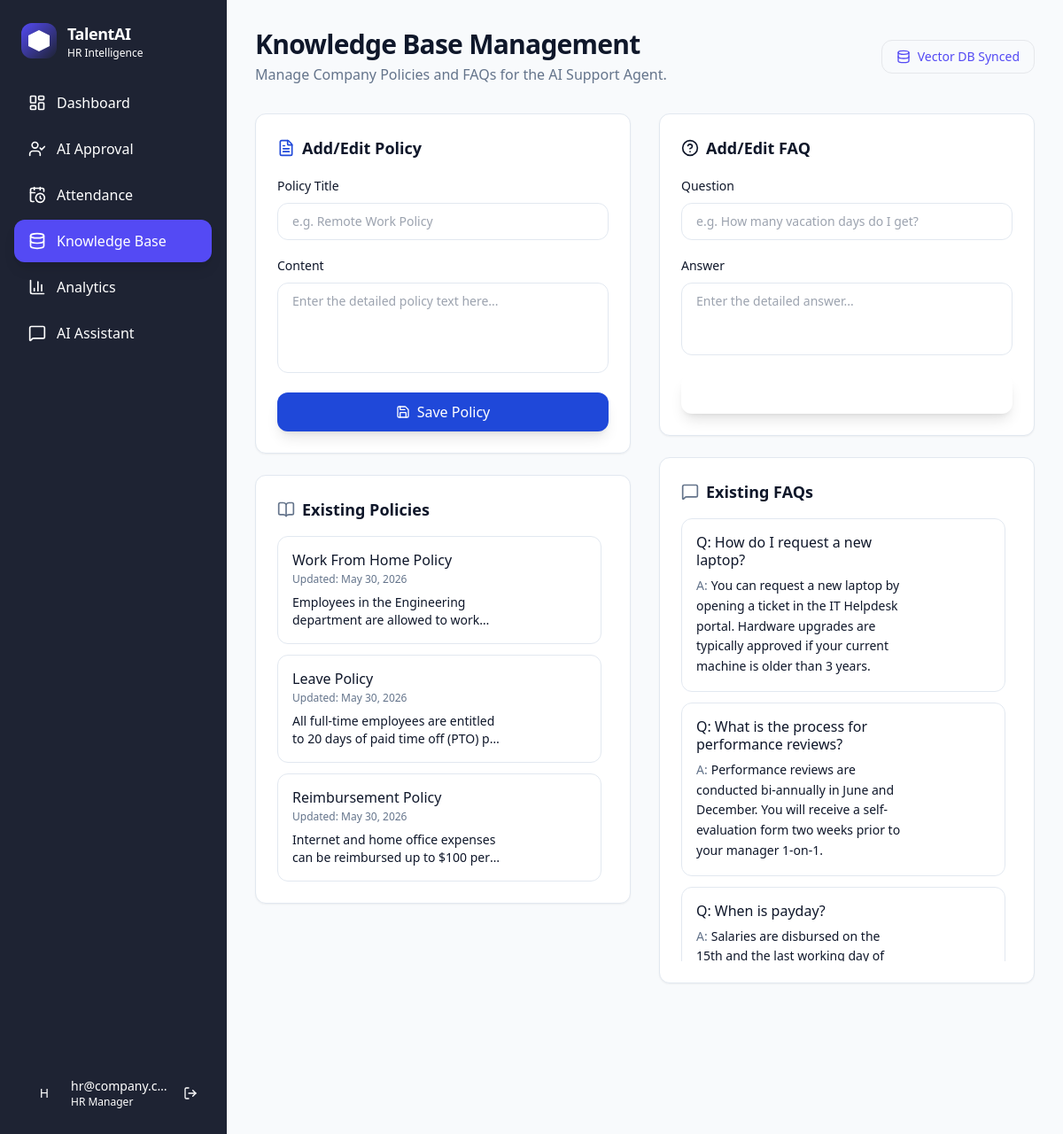
The page /hr/manage/ (signed in) on the database its author committed.
### core/models.py (models this page shows, shortened)
class CompanyPolicy(models.Model):
    title = models.CharField(max_length=255)
    content = models.TextField()
    last_updated = models.DateTimeField(auto_now=True)
    class Meta:
        verbose_name_plural = "Company Policies"

class FAQ(models.Model):
    question = models.CharField(max_length=500)
    answer = models.TextField()
    class Meta:
        verbose_name = "FAQ"

### core/views.py (the view, shortened to what this page needs)
# urls.py: path("hr/manage/", views.hr_data_management_view, name="hr_manage_data"),
@login_required
@user_passes_test(is_hr_check)
def hr_data_management_view(request):
    policies = CompanyPolicy.objects.all()
    faqs = FAQ.objects.all()
    employees = EmployeeProfile.objects.filter(is_hr=False)
    return render(request, "hr_manage_data.html", {
        "policies": policies,
        "faqs": faqs,
        "employees": employees
    })

### core/views.py (called while the page is built)
def is_hr_check(user):
    return user.is_authenticated and hasattr(user, 'employeeprofile') and user.employeeprofile.is_hr

### core/templates/hr_manage_data.html (shortened to what this page needs)
{% extends "base.html" %}
{% block content %}
<div class="p-8 max-w-7xl mx-auto space-y-8 animate-in fade-in duration-500">
    <div class="flex items-center justify-between">
        <div>
            <h2 class="text-3xl font-bold tracking-tight">Knowledge Base Management</h2>
            <p class="text-muted-foreground mt-1">Manage Company Policies and FAQs for the AI Support Agent.</p>
        </div>
        <div class="px-4 py-2 bg-accent/10 text-accent rounded-lg border border-accent/20 flex items-center gap-2">
            <i data-lucide="database" class="w-4 h-4"></i>
            <span class="text-sm font-medium">Vector DB Synced</span>
        </div>
    </div>
    <div class="grid grid-cols-1 lg:grid-cols-2 gap-8">
        <div class="space-y-6">
            <div class="bg-card rounded-xl border border-border p-6 shadow-sm relative overflow-hidden">
                <div class="absolute inset-0 bg-gradient-to-br from-primary/5 to-transparent pointer-events-none"></div>
                <h3 class="font-semibold text-lg mb-4 flex items-center gap-2">
                    <i data-lucide="file-text" class="w-5 h-5 text-primary"></i>
                    Add/Edit Policy
                </h3>
                <form method="post" action="{% url 'core:hr_manage_data' %}" id="policyForm" class="space-y-4 relative z-10">
                    <div class="space-y-2">
                        <label class="text-sm font-medium text-foreground">Policy Title</label>
                        <input type="text" name="title" id="policy_title_input" class="w-full px-4 py-2.5 bg-input-background border border-border rounded-lg focus:outline-none focus:ring-2 focus:ring-ring transition-shadow text-sm" required placeholder="e.g. Remote Work Policy">
                    </div>
                    <div class="space-y-2">
                        <label class="text-sm font-medium text-foreground">Content</label>
                        <textarea name="content" id="policy_content_input" rows="4" class="w-full px-4 py-2.5 bg-input-background border border-border rounded-lg focus:outline-none focus:ring-2 focus:ring-ring transition-shadow text-sm resize-none" required placeholder="Enter the detailed policy text here..."></textarea>
                    </div>
                    <button type="submit" class="w-full py-2.5 bg-primary text-primary-foreground font-medium rounded-lg hover:opacity-90 transition-all shadow-lg shadow-primary/20 flex items-center justify-center gap-2">
                        <i data-lucide="save" class="w-4 h-4"></i>
                        <span id="policy-submit-text">Save Policy</span>
                    </button>
                </form>
            </div>
            <div class="bg-card rounded-xl border border-border p-6 shadow-sm">
                <h3 class="font-semibold text-lg mb-4 flex items-center gap-2">
                    <i data-lucide="book-open" class="w-5 h-5 text-muted-foreground"></i>
                    Existing Policies
                </h3>
                <div class="space-y-3 max-h-[500px] overflow-y-auto pr-2">
                    {% for p in policies %}
                    <div class="p-4 rounded-lg bg-secondary/30 border border-border hover:border-primary/30 transition-colors group">
                        <div class="flex justify-between items-start gap-4">
                            <div class="flex-1">
                                <h4 class="font-medium text-foreground leading-tight">{{ p.title }}</h4>
                                <p class="text-xs text-muted-foreground mt-1 mb-2">Updated: {{ p.last_updated|date:"M d, Y" }}</p>
                                <p class="text-sm text-foreground/80 line-clamp-2">{{ p.content }}</p>
                            </div>
                        </div>
                    </div>
                    {% empty %}
                    <div class="text-center p-6 text-muted-foreground text-sm border-2 border-dashed border-border rounded-lg bg-secondary/10">
                        No policies found.
                    </div>
                    {% endfor %}
                </div>
            </div>
        </div>
        <div class="space-y-6">
            <div class="bg-card rounded-xl border border-border p-6 shadow-sm relative overflow-hidden">
                <div class="absolute inset-0 bg-gradient-to-br from-chart-2/5 to-transparent pointer-events-none"></div>
                <h3 class="font-semibold text-lg mb-4 flex items-center gap-2">
                    <i data-lucide="help-circle" class="w-5 h-5 text-chart-2"></i>
                    Add/Edit FAQ
                </h3>
                <form method="post" action="{% url 'core:hr_manage_data' %}" id="faqForm" class="space-y-4 relative z-10">
                    <div class="space-y-2">
                        <label class="text-sm font-medium text-foreground">Question</label>
                        <input type="text" name="question" id="faq_question_input" class="w-full px-4 py-2.5 bg-input-background border border-border rounded-lg focus:outline-none focus:ring-2 focus:ring-ring transition-shadow text-sm" required placeholder="e.g. How many vacation days do I get?">
                    </div>
                    <div class="space-y-2">
                        <label class="text-sm font-medium text-foreground">Answer</label>
                        <textarea name="answer" id="faq_answer_input" rows="3" class="w-full px-4 py-2.5 bg-input-background border border-border rounded-lg focus:outline-none focus:ring-2 focus:ring-ring transition-shadow text-sm resize-none" required placeholder="Enter the detailed answer..."></textarea>
                    </div>
                    <button type="submit" class="w-full py-2.5 bg-chart-2 text-white font-medium rounded-lg hover:opacity-90 transition-all shadow-lg shadow-chart-2/20 flex items-center justify-center gap-2">
                        <i data-lucide="save" class="w-4 h-4"></i>
                        <span id="faq-submit-text">Save FAQ</span>
                    </button>
                </form>
            </div>
            <div class="bg-card rounded-xl border border-border p-6 shadow-sm">
                <h3 class="font-semibold text-lg mb-4 flex items-center gap-2">
                    <i data-lucide="message-square" class="w-5 h-5 text-muted-foreground"></i>
                    Existing FAQs
                </h3>
                <div class="space-y-3 max-h-[500px] overflow-y-auto pr-2">
                    {% for f in faqs %}
                    <div class="p-4 rounded-lg bg-secondary/30 border border-border hover:border-chart-2/30 transition-colors group">
                        <div class="flex justify-between items-start gap-4">
                            <div class="flex-1">
                                <h4 class="font-medium text-foreground leading-tight mb-2"><span class="text-chart-2 mr-1">Q:</span>{{ f.question }}</h4>
                                <p class="text-sm text-foreground/80 leading-relaxed"><span class="text-muted-foreground mr-1">A:</span>{{ f.answer }}</p>
                            </div>
                        </div>
                    </div>
                    {% empty %}
                    <div class="text-center p-6 text-muted-foreground text-sm border-2 border-dashed border-border rounded-lg bg-secondary/10">
                        No FAQs found.
                    </div>
                    {% endfor %}
                </div>
            </div>
        </div>
    </div>
</div>
{% endblock %}

### core/templates/base.html (shortened to what this page needs)
<!DOCTYPE html>
<html lang="en">
<head>
    <script src="https://cdn.tailwindcss.com"></script>
</head>
<body class="bg-background text-foreground overflow-hidden">
    <div class="h-screen w-full flex">
        <aside class="w-64 bg-sidebar text-sidebar-foreground flex flex-col border-r border-sidebar-border shrink-0">
          <div class="p-6">
            <a href="{% url 'core:dashboard' %}" class="flex items-center gap-3">
              <div class="w-10 h-10 rounded-xl bg-gradient-to-br from-accent to-chart-2 flex items-center justify-center">
                <div class="w-6 h-6 bg-white rounded" style="clip-path: polygon(50% 0%, 100% 25%, 100% 75%, 50% 100%, 0% 75%, 0% 25%)"></div>
              </div>
              <div>
                <h1 class="text-lg tracking-tight font-semibold">TalentAI</h1>
                <p class="text-xs text-sidebar-foreground/60">HR Intelligence</p>
              </div>
            </a>
          </div>
          <nav class="flex-1 px-4 space-y-1" id="sidebar-nav">
            <a href="{% url 'core:dashboard' %}" class="nav-item flex items-center gap-3 px-4 py-3 rounded-lg transition-all duration-200 text-sidebar-foreground/70 hover:bg-sidebar-accent hover:text-sidebar-accent-foreground">
              <i data-lucide="layout-dashboard" class="w-5 h-5"></i>
              <span>Dashboard</span>
            </a>
            <a href="/approval" class="nav-item flex items-center gap-3 px-4 py-3 rounded-lg transition-all duration-200 text-sidebar-foreground/70 hover:bg-sidebar-accent hover:text-sidebar-accent-foreground">
              <i data-lucide="user-check" class="w-5 h-5"></i>
              <span>AI Approval</span>
            </a>
            <a href="{% url 'core:attendance_upload' %}" class="nav-item flex items-center gap-3 px-4 py-3 rounded-lg transition-all duration-200 text-sidebar-foreground/70 hover:bg-sidebar-accent hover:text-sidebar-accent-foreground">
              <i data-lucide="calendar-clock" class="w-5 h-5"></i>
              <span>Attendance</span>
            </a>
            <a href="{% url 'core:hr_manage_data' %}" class="nav-item flex items-center gap-3 px-4 py-3 rounded-lg transition-all duration-200 text-sidebar-foreground/70 hover:bg-sidebar-accent hover:text-sidebar-accent-foreground">
              <i data-lucide="database" class="w-5 h-5"></i>
              <span>Knowledge Base</span>
            </a>
            <a href="{% url 'core:hr_performance_dashboard' %}" class="nav-item flex items-center gap-3 px-4 py-3 rounded-lg transition-all duration-200 text-sidebar-foreground/70 hover:bg-sidebar-accent hover:text-sidebar-accent-foreground">
              <i data-lucide="bar-chart-3" class="w-5 h-5"></i>
              <span>Analytics</span>
            </a>
            <a href="{% url 'core:employee_chat' %}" class="nav-item flex items-center gap-3 px-4 py-3 rounded-lg transition-all duration-200 text-sidebar-foreground/70 hover:bg-sidebar-accent hover:text-sidebar-accent-foreground">
              <i data-lucide="message-square" class="w-5 h-5"></i>
              <span>AI Assistant</span>
            </a>
          </nav>
          {% if user.is_authenticated %}
          <div class="p-4 border-t border-sidebar-border">
            <div class="flex items-center gap-3 px-4 py-3">
              <div class="w-9 h-9 rounded-full bg-gradient-to-br from-chart-1 to-chart-2 flex items-center justify-center text-sm font-medium text-white">
                {{ user.username|first|upper }}
              </div>
              <div class="flex-1 min-w-0">
                <p class="text-sm truncate">{{ user.username }}</p>
                <p class="text-xs text-sidebar-foreground/50 truncate">
                    {% if user.employeeprofile.is_hr %}HR Manager{% else %}Employee{% endif %}
                </p>
              </div>
              <a href="{% url 'core:logout' %}" class="text-sidebar-foreground/50 hover:text-sidebar-foreground hover:text-destructive" title="Logout">
                  <i data-lucide="log-out" class="w-4 h-4"></i>
              </a>
            </div>
          </div>
          {% endif %}
        </aside>
        <main class="flex-1 flex flex-col h-full overflow-hidden bg-background">
            <div class="flex-1 overflow-auto">
                {% block content %}{% endblock %}
            </div>
        </main>
    </div>
</body>
</html>

### core/templates/base.html (style rules this page uses)
:root { --background: #f8fafc; --foreground: #0f172a; --card: #ffffff; --card-foreground: #0f172a; --popover: #ffffff; --popover-foreground: #0f172a; --primary: #1f48d9; --primary-foreground: #ffffff; --secondary: #f1f5f9; --secondary-foreground: #1e293b; --muted: #f1f5f9; --muted-foreground: #64748b; --accent: #544af4; --accent-foreground: #ffffff; --destructive: #ef4444; --destructive-foreground: #ffffff; --border: #e2e8f0; --input: #e2e8f0; --input-background: #ffffff; --ring: #544af4; --radius: 0.75rem; --sidebar: #1e2333; --sidebar-foreground: #ffffff; --sidebar-primary: #544af4; --sidebar-primary-foreground: #ffffff; --sidebar-accent: #544af4; --sidebar-accent-foreground: #ffffff; --sidebar-border: #1e2333; }
body { background-color: var(--background); color: var(--foreground); font-family: ui-sans-serif, system-ui, sans-serif; }

### rows shown on the page
CompanyPolicy: title "Work From Home Policy", last_updated "May 30, 2026", content "Employees in the Engineering department are allowed to…"
CompanyPolicy: title "Leave Policy", last_updated "May 30, 2026", content "All full-time employees are entitled to 20 days of paid time off (PTO)…"
CompanyPolicy: title "Reimbursement Policy", last_updated "May 30, 2026", content "Internet and home office expenses can be reimbursed up to $100…"
FAQ: question "How do I request a new laptop?", answer "You can request a new laptop by opening a ticket in the IT Helpdesk portal. Hardware upgrades are typically approved if your current machine is older than 3 years."
FAQ: question "What is the process for performance reviews?", answer "Performance reviews are conducted bi-annually in June and December. You will receive a self-evaluation form two weeks prior to your manager 1-on-1."
FAQ: question "When is payday?", answer "Salaries are disbursed on the 15th and the last working day of…"

### other values the page prints
{{ user.username|first|upper }} "H"
{{ user.username }} "hr@company.c…"
